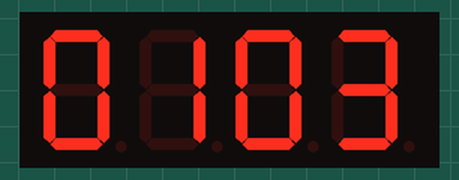
A sketch run on a simulated Arduino Uno, built with avr-gcc and run on an emulated ATmega328P. Shown: 4-digit seven-segment display. Wiring (inferred from the names in the program): 4-digit 7-segment display, segments lit when HIGH: segments pin 2, pin 3, pin 4, pin 5, pin 6, pin 7, pin 8; digit selects pin 9, pin 10, pin 11, pin 12. The segment pins are drawn as the display they are named for.

Above: at 0.1 s.
At 60.1 s:
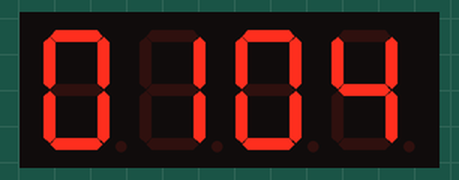
At 120.1 s:
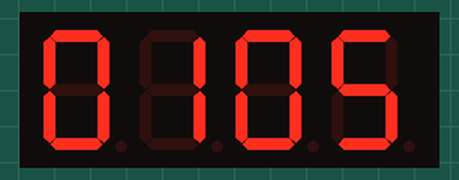

Measured:
- what the display in image 0 shows lasts 60.1 s, from 0.0 s to 60.1 s

The sketch:

Clock.ino
```cpp
const int pinA = 2;
const int pinB = 3;
const int pinC = 4;
const int pinD = 5;
const int pinE = 6;
const int pinF = 7;
const int pinG = 8;
const int digitPins[4] = {9, 10, 11, 12};

int digit0 = 0, digit1 = 1, digit2 = 0, digit3 = 3;
long start = 0;

void setup() {

  pinMode(pinA, OUTPUT);
  pinMode(pinB, OUTPUT);
  pinMode(pinC, OUTPUT);
  pinMode(pinD, OUTPUT);
  pinMode(pinE, OUTPUT);
  pinMode(pinF, OUTPUT);
  pinMode(pinG, OUTPUT);
  pinMode(digitPins[0], OUTPUT);
  pinMode(digitPins[1], OUTPUT);
  pinMode(digitPins[2], OUTPUT);
  pinMode(digitPins[3], OUTPUT);
}

void loop() {
  showTime();

  if (millis() - start >= 60000) {
    incrementTime();
    start = millis();
  }
}

void showTime() {


  showDigit(0, digit0);
  delay(2.5);
  showDigit(1, digit1);
  delay(2.5);
  showDigit(2, digit2);
  delay(2.5);
  showDigit(3, digit3);
  delay(2.5);
}

void incrementTime() {
  digit3++;
  if (digit3 > 9) {
    digit3 = 0;
    digit2++;
  }
  if (digit2 > 5) {
    digit2 = 0;
    digit1++;
  }
  if (digit1 > 9) {
    digit1 = 0;
    digit0++;
  }
  if (digit0 > 2) {
    digit0 = 0;
  }
}

void showDigit(int digitPinIndex, int digit) {

  switch (digit) {

    case 0:
      digitalWrite(pinA, HIGH);
      digitalWrite(pinB, HIGH);
      digitalWrite(pinC, HIGH);
      digitalWrite(pinD, HIGH);
      digitalWrite(pinE, HIGH);
      digitalWrite(pinF, HIGH);
      digitalWrite(pinG, LOW);
      break;
    case 1:
      digitalWrite(pinA, LOW);
      digitalWrite(pinB, HIGH);
      digitalWrite(pinC, HIGH);
      digitalWrite(pinD, LOW);
      digitalWrite(pinE, LOW);
      digitalWrite(pinF, LOW);
      digitalWrite(pinG, LOW);
      break;
    case 2:
      digitalWrite(pinA, HIGH);
      digitalWrite(pinB, HIGH);
      digitalWrite(pinC, LOW);
      digitalWrite(pinD, HIGH);
      digitalWrite(pinE, HIGH);
      digitalWrite(pinF, LOW);
      digitalWrite(pinG, HIGH);
      break;
    case 3:
      digitalWrite(pinA, HIGH);
      digitalWrite(pinB, HIGH);
      digitalWrite(pinC, HIGH);
      digitalWrite(pinD, HIGH);
      digitalWrite(pinE, LOW);
      digitalWrite(pinF, LOW);
      digitalWrite(pinG, HIGH);
      break;
    case 4:
      digitalWrite(pinA, LOW);
      digitalWrite(pinB, HIGH);
      digitalWrite(pinC, HIGH);
      digitalWrite(pinD, LOW);
      digitalWrite(pinE, LOW);
      digitalWrite(pinF, HIGH);
      digitalWrite(pinG, HIGH);
      break;
    case 5:
      digitalWrite(pinA, HIGH);
      digitalWrite(pinB, LOW);
      digitalWrite(pinC, HIGH);
      digitalWrite(pinD, HIGH);
      digitalWrite(pinE, LOW);
      digitalWrite(pinF, HIGH);
      digitalWrite(pinG, HIGH);
      break;
     case 6:
      digitalWrite(pinA, HIGH);
      digitalWrite(pinB, LOW);
      digitalWrite(pinC, HIGH);
      digitalWrite(pinD, HIGH);
      digitalWrite(pinE, HIGH);
      digitalWrite(pinF, HIGH);
      digitalWrite(pinG, HIGH);
      break;
    case 7:
      digitalWrite(pinA, HIGH);
      digitalWrite(pinB, HIGH);
      digitalWrite(pinC, HIGH);
      digitalWrite(pinD, LOW);
      digitalWrite(pinE, LOW);
      digitalWrite(pinF, LOW);
      digitalWrite(pinG, LOW);
      break;
    case 8:
      digitalWrite(pinA, HIGH);
      digitalWrite(pinB, HIGH);
      digitalWrite(pinC, HIGH);
      digitalWrite(pinD, HIGH);
      digitalWrite(pinE, HIGH);
      digitalWrite(pinF, HIGH);
      digitalWrite(pinG, HIGH);
      break;
    case 9:
      digitalWrite(pinA, HIGH);
      digitalWrite(pinB, HIGH);
      digitalWrite(pinC, HIGH);
      digitalWrite(pinD, HIGH);
      digitalWrite(pinE, LOW);
      digitalWrite(pinF, HIGH);
      digitalWrite(pinG, HIGH);
  }

  for (int i = 0; i < 4; i++) {
    if (i == digitPinIndex) {
      digitalWrite(digitPins[i], LOW);
    }
    else {
      digitalWrite(digitPins[i], HIGH);
    }
  }

}
```
